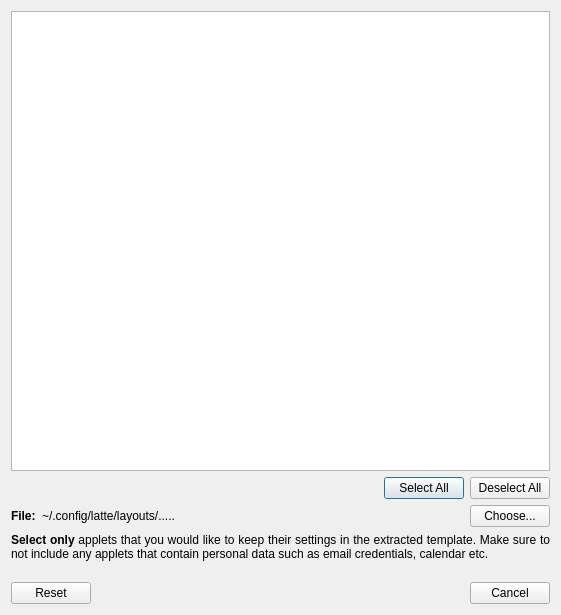
<?xml version="1.0" encoding="UTF-8"?>
<ui version="4.0">
 <class>ExportTemplateDialog</class>
 <widget class="QDialog" name="ExportTemplateDialog">
  <property name="geometry">
   <rect>
    <x>0</x>
    <y>0</y>
    <width>561</width>
    <height>615</height>
   </rect>
  </property>
  <property name="windowTitle">
   <string>Export Template</string>
  </property>
  <layout class="QVBoxLayout" name="verticalLayout">
   <item>
    <layout class="QHBoxLayout" name="optionsLayout">
     <item>
      <layout class="QVBoxLayout" name="verticalLayout_2">
       <item>
        <widget class="QTableView" name="appletsTable">
         <property name="selectionMode">
          <enum>QAbstractItemView::SingleSelection</enum>
         </property>
         <attribute name="horizontalHeaderHighlightSections">
          <bool>false</bool>
         </attribute>
         <attribute name="horizontalHeaderStretchLastSection">
          <bool>true</bool>
         </attribute>
         <attribute name="verticalHeaderVisible">
          <bool>false</bool>
         </attribute>
         <attribute name="verticalHeaderHighlightSections">
          <bool>false</bool>
         </attribute>
        </widget>
       </item>
       <item>
        <layout class="QHBoxLayout" name="horizontalLayout_2">
         <item>
          <spacer name="horizontalSpacer_3">
           <property name="orientation">
            <enum>Qt::Horizontal</enum>
           </property>
           <property name="sizeHint" stdset="0">
            <size>
             <width>40</width>
             <height>20</height>
            </size>
           </property>
          </spacer>
         </item>
         <item>
          <widget class="QPushButton" name="selectAllBtn">
           <property name="text">
            <string>Select All</string>
           </property>
          </widget>
         </item>
         <item>
          <widget class="QPushButton" name="deselectAllBtn">
           <property name="text">
            <string>Deselect All</string>
           </property>
          </widget>
         </item>
        </layout>
       </item>
       <item>
        <layout class="QHBoxLayout" name="horizontalLayout">
         <item>
          <widget class="QLabel" name="fileTabLbl">
           <property name="font">
            <font>
             <weight>75</weight>
             <bold>true</bold>
            </font>
           </property>
           <property name="text">
            <string>File:</string>
           </property>
          </widget>
         </item>
         <item>
          <widget class="QLabel" name="fileLbl">
           <property name="sizePolicy">
            <sizepolicy hsizetype="Expanding" vsizetype="Preferred">
             <horstretch>0</horstretch>
             <verstretch>0</verstretch>
            </sizepolicy>
           </property>
           <property name="text">
            <string notr="true">~/.config/latte/layouts/.....</string>
           </property>
          </widget>
         </item>
         <item>
          <widget class="QPushButton" name="chooseBtn">
           <property name="text">
            <string>Choose...</string>
           </property>
          </widget>
         </item>
        </layout>
       </item>
       <item>
        <widget class="QLabel" name="noteLbl">
         <property name="text">
          <string>&lt;b&gt;Select only&lt;/b&gt; applets that you would like to keep their settings in the extracted template. Make sure to not include any applets that contain personal data such as email credentials, calendar etc. </string>
         </property>
         <property name="alignment">
          <set>Qt::AlignJustify|Qt::AlignVCenter</set>
         </property>
         <property name="wordWrap">
          <bool>true</bool>
         </property>
        </widget>
       </item>
       <item>
        <spacer name="verticalSpacer">
         <property name="orientation">
          <enum>Qt::Vertical</enum>
         </property>
         <property name="sizeType">
          <enum>QSizePolicy::Fixed</enum>
         </property>
         <property name="sizeHint" stdset="0">
          <size>
           <width>20</width>
           <height>15</height>
          </size>
         </property>
        </spacer>
       </item>
      </layout>
     </item>
    </layout>
   </item>
   <item>
    <widget class="QDialogButtonBox" name="buttonBox">
     <property name="orientation">
      <enum>Qt::Horizontal</enum>
     </property>
     <property name="standardButtons">
      <set>QDialogButtonBox::Cancel|QDialogButtonBox::Reset</set>
     </property>
    </widget>
   </item>
  </layout>
 </widget>
 <resources/>
 <connections/>
</ui>
